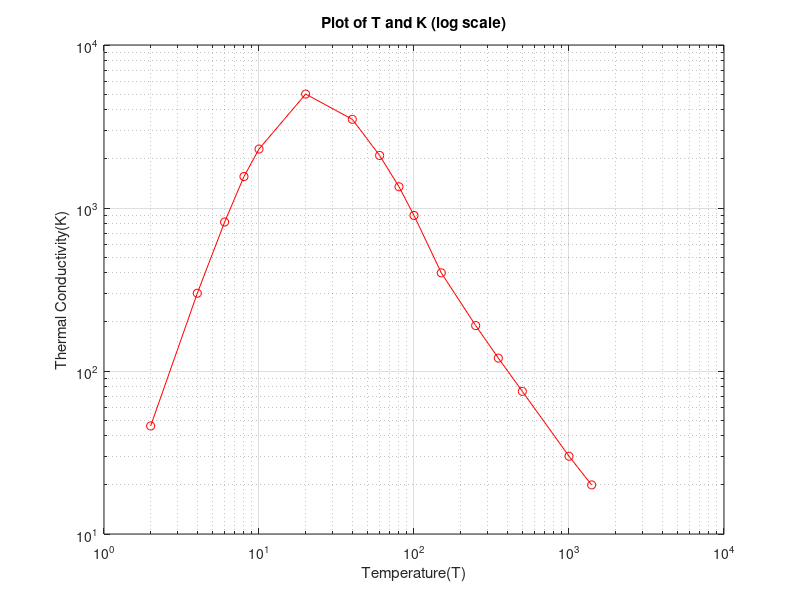

This figure's MATLAB source:
clear;clc;
T = [2, 4, 6, 8, 10, 20, 40, 60, 80, 100, 150, 250, 350, 500, 1000, 1400];
K = [46, 300, 820, 1560, 2300, 5000, 3500, 2100, 1350, 900, 400, 190, 120,75, 30, 20];
loglog(T,K,"r-o")
grid on;
xlabel("Temperature(T)");
ylabel("Thermal Conductivity(K)");
title("Plot of T and K (log scale)");
